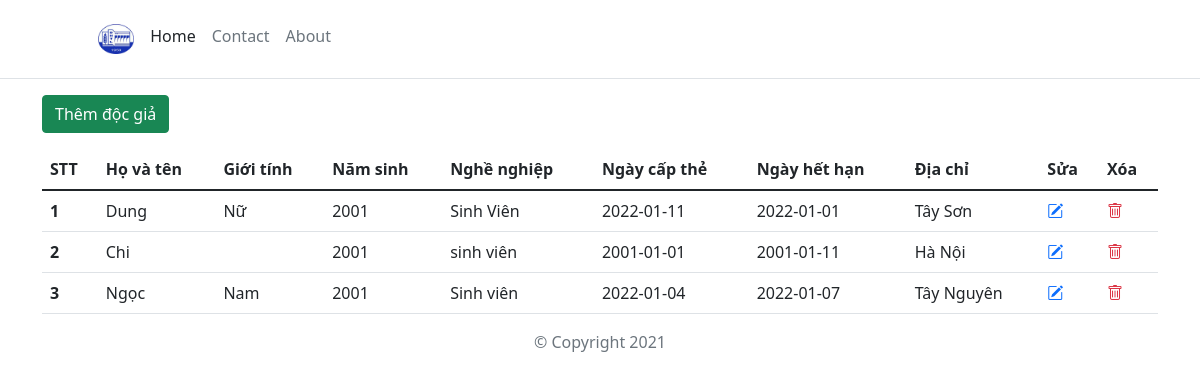
The page / on the database its author committed.
### tables this page shows
CREATE TABLE `docgia` (
  `madg` int(11) NOT NULL,
  `hovaten` varchar(50) NOT NULL,
  `gioitinh` varchar(4) NOT NULL,
  `namsinh` year(4) NOT NULL,
  `nghenghiep` varchar(50) NOT NULL,
  `ngaycapthe` date NOT NULL,
  `ngayhethan` date NOT NULL,
  `diachi` varchar(50) NOT NULL
);

### src/index.php (the view)
<?php
    include('config/db_connect.php');
    $sql = "SELECT * from DOCGIA";
    $res = mysqli_query($conn, $sql);
    $recipients = mysqli_fetch_all($res, MYSQLI_ASSOC);
?>
<!DOCTYPE html>
<html lang="en">
<?php include('templates/header.php'); ?>
    <div class="container">
        <a href="add.php" class="btn btn-success mb-3">Thêm độc giả</a>
        <table class="table">
            <thead>
                <tr>
                    <th scope="col">STT</th>
                    <th scope="col">Họ và tên</th>
                    <th scope="col">Giới tính</th>
                    <th scope="col">Năm sinh</th>
                    <th scope="col">Nghề nghiệp</th>
                    <th scope="col">Ngày cấp thẻ</th>
                    <th scope="col">Ngày hết hạn</th>
                    <th scope="col">Địa chỉ</th>
                    <th scope="col">Sửa</th>
                    <th scope="col">Xóa</th>
                </tr>
            </thead>
        <tbody>
            <?php foreach ($recipients as $i => $recipient) : ?>
                <tr>
                    <th scope="row"><?php echo $i + 1 ?></th>
                    <td><?php echo $recipient['hovaten'] ?> </td>
                    <td><?php echo $recipient['gioitinh'] ?> </td>
                    <td><?php echo $recipient['namsinh'] ?> </td>
                    <td><?php echo $recipient['nghenghiep'] ?> </td>
                    <td><?php echo $recipient['ngaycapthe'] ?> </td>
                    <td><?php echo $recipient['ngayhethan'] ?> </td>
                    <td><?php echo $recipient['diachi'] ?> </td>
                    <td><a class=" text-primary" href="edit.php?id=<?php echo $recipient['madg']; ?>"><i class="bi bi-pencil-square"></i></a></td>
                    <td><a class="text-danger" href="delete.php?id=<?php echo $recipient['madg']; ?>"> <i class="bi bi-trash"></i></a></td>
                </tr>
            <?php endforeach; ?>
        </tbody>
    </table>
<?php include('templates/footer.php'); ?>
</html>

### src/templates/header.php (shortened to what this page needs)
<head>
    <link href="https://cdn.jsdelivr.net/npm/bootstrap@5.1.3/dist/css/bootstrap.min.css" rel="stylesheet">
    <link rel="stylesheet" href="assets/css/style.css">
    <link rel="stylesheet" href="assets/css/error.css">
    <link rel="stylesheet" href="https://cdn.jsdelivr.net/npm/bootstrap-icons@1.7.2/font/bootstrap-icons.css">
</head>
<body>
<header class="p-3 mb-3 border-bottom">
    <div class="container">
      <div class="d-flex flex-wrap align-items-center justify-content-center justify-content-lg-start">
        <a href="/" class="d-flex align-items-center mb-2 mb-lg-0 text-dark text-decoration-none">
          <svg class="bi me-2" width="40" height="32" role="img" aria-label="Bootstrap"><use xlink:href="#bootstrap"></use></svg>
        </a>
        <ul class="nav col-12 col-lg-auto me-lg-auto mb-2 justify-content-center mb-md-0 nav_iteam">
          <li><a href="index.php" class="nav-link px-2 "><img class="logo"src="assets/images/logo1.png" height="30px" alt=""></a></li>
          <li><a href="index.php" class="nav-link px-2 link-dark">Home</a></li>
          <li><a href="#" class="nav-link px-2 link-secondary">Contact</a></li>
          <li><a href="#" class="nav-link px-2 link-secondary">About</a></li>
        </ul>
      </div>
    </div>
  </header>

### src/templates/footer.php (shortened to what this page needs)
<footer>
        <div class="container">
            <span class="text-muted d-flex justify-content-center">© Copyright 2021</span>
        </div>
    </footer>
</body>

### src/assets/css/error.css (style rules this page uses)
* { -webkit-box-sizing: border-box; box-sizing: border-box; }
body { padding: 0; margin: 0; }

### rows shown on the page
docgia: hovaten "Dung", gioitinh "Nữ", namsinh "2001", nghenghiep "Sinh Viên", ngaycapthe "2022-01-11", ngayhethan "2022-01-01", diachi "Tây Sơn"
docgia: hovaten "Chi", namsinh "2001", nghenghiep "sinh viên", ngaycapthe "2001-01-01", ngayhethan "2001-01-11", diachi "Hà Nội"
docgia: hovaten "Ngọc", gioitinh "Nam", namsinh "2001", nghenghiep "Sinh viên", ngaycapthe "2022-01-04", ngayhethan "2022-01-07", diachi "Tây Nguyên"
